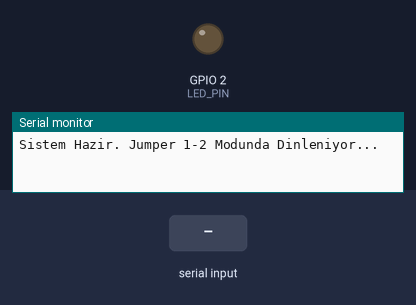
A sketch run on a simulated ESP32. Shown: output pins drawn as LEDs (lit = HIGH), the last lines printed to the serial monitor. The test bench sets the inputs (shaded band).

Above: at 1.2 s.
1.3 s: "DUSME\n" received over the second serial link
At 1.4 s:
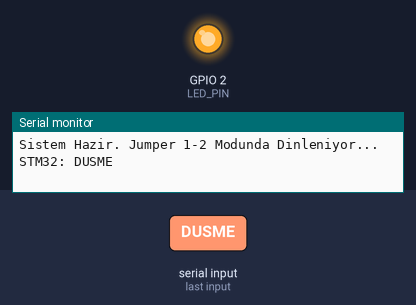
3.0 s: "red\n" received over the second serial link
4.5 s: "1\n" received over the second serial link
Timing chart, 0 to 7.5 s (numbered marks = the images above; inputs shaded):
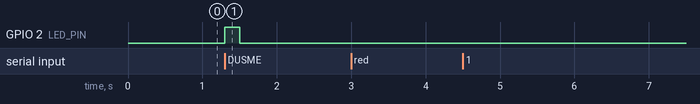

The sketch:

webserver.ino
```cpp
#include <WiFi.h>
#include <WebServer.h>
#include <HardwareSerial.h>

const char* ssid = "FallGuard_Medical";
WebServer server(80);

String durum_mesaji = "GUVENLI";
String arka_plan_renk = "green";
unsigned long son_alarm_zamani = 0;
String gelen_kanal = "YOK";

// ÜRETİCİ KODUNDAN ALINAN DOĞRU PİNLER
#define RX_PIN 26
#define TX_PIN 25
#define LED_PIN 2 // Mavi LED

String getHTML() {
  String html = "<!DOCTYPE html><html><head>";
  html += "<meta name=\"viewport\" content=\"width=device-width, initial-scale=1\">";
  html += "<meta http-equiv=\"refresh\" content=\"2\">";
  html += "<style>body { font-family: Arial; text-align: center; margin: 0; padding-top: 50px; background-color: #f4f4f4; }";
  html += ".status { padding: 20px; font-size: 30px; font-weight: bold; color: white; border-radius: 5px; background-color: " + arka_plan_renk + "; }</style></head><body>";
  html += "<h1>SmartLife FallGuard</h1><p>Hasta Durumu:</p><div class=\"status\">" + durum_mesaji + "</div>";
  html += "<p>Baglanti: " + gelen_kanal + "</p>";
  html += "</body></html>";
  return html;
}

void handleRoot() { server.send(200, "text/html", getHTML()); }

void setup() {
  pinMode(LED_PIN, OUTPUT);
  digitalWrite(LED_PIN, LOW);

  Serial.begin(115200); // Bilgisayar Hattı

  // STM32 Hattı (26 ve 25 Pini)
  Serial2.begin(115200, SERIAL_8N1, RX_PIN, TX_PIN);

  WiFi.softAP(ssid);
  server.on("/", handleRoot);
  server.begin();
  Serial.println("Sistem Hazir. Jumper 1-2 Modunda Dinleniyor...");
}

void loop() {
  server.handleClient();

  // --- STM32'den Veri Geldi mi? ---
  if (Serial2.available()) {
    // 1. Veriyi Oku
    String gelen = Serial2.readStringUntil('\n');
    gelen.trim(); // Boşlukları temizle ("DUSME\n" -> "DUSME" olur)

    // 2. Debug Ekranına Yaz (PC'de gör)
    Serial.print("STM32: ");
    Serial.println(gelen);

    // 3. İçeriği Kontrol Et
    if (gelen.indexOf("DUSME") >= 0) {
      durum_mesaji = "DUSME TESPIT EDILDI!";
      arka_plan_renk = "red";
      son_alarm_zamani = millis();
      gelen_kanal = "STM32 (OK)";

      // LED Yak (Onay)
      digitalWrite(LED_PIN, HIGH);
      delay(200);
      digitalWrite(LED_PIN, LOW);
    }
  }

  // 15 saniye sonra sistemi sıfırla
  if (arka_plan_renk == "red" && (millis() - son_alarm_zamani > 15000)) {
    durum_mesaji = "GUVENLI";
    arka_plan_renk = "green";
    gelen_kanal = "Sistem Sifirlandi";
  }
}
```

Measured:
- after the input at 1.3 s, GPIO 2 (LED_PIN): LOW → HIGH at once, → LOW 0.20 s later
